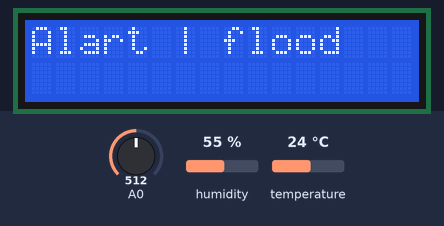
The sketch below on a simulated Arduino Uno, built with avr-gcc and run on an emulated ATmega328P. Parts: 16×2 character LCD. The inputs (shaded band) are chosen by the test bench; at power-on: A0 = 512, humidity 55 %, temperature 24 °C. What the sketch prints to the serial monitor is not drawn.

Above: at 1.2 s.
1.3 s: A0 set to 414
4.0 s: A0 set to 384
At 5.6 s:
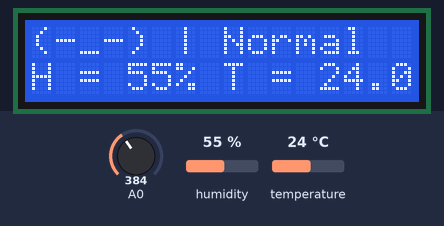
9.8 s: humidity set to 51 %
At 10.8 s:
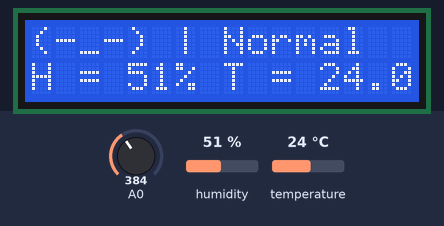
13.8 s: humidity set to 48 %
At 15.9 s:
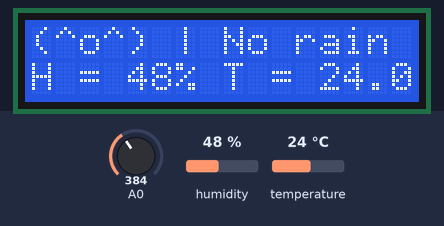
19.8 s: humidity set to 88 %
At 21.7 s:
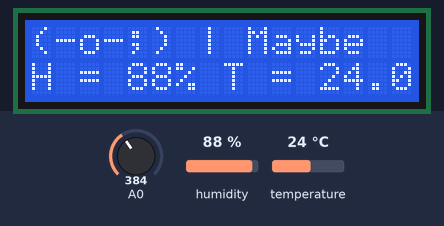
25.8 s: humidity set to 92 %
At 28.1 s:
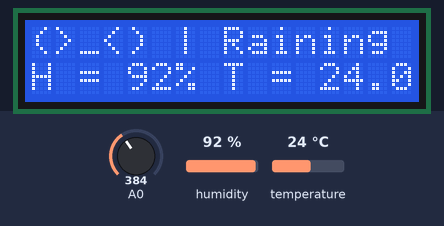
Timing chart, 0 to 29.6 s (numbered marks = the images above; inputs shaded):
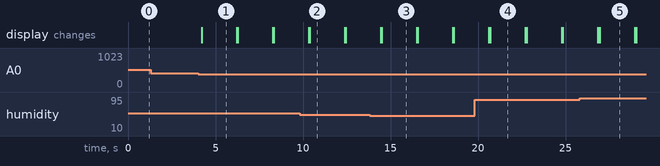

The sketch:

main.ino
```cpp
//By Karitthorn
#include "DHT.h"
#include <LiquidCrystal_PCF8574.h>
#include <Wire.h>
#define DHTPIN 2
#define DHTTYPE DHT11

DHT dht(DHTPIN, DHTTYPE);
LiquidCrystal_PCF8574 lcd(0x27);
int show = -1;
int buzzer = 11;

void setup() {
   Serial.begin(9600);
   pinMode(buzzer, OUTPUT);
   dht.begin();
   lcd.setBacklight(255);
   lcd.begin(16, 2);

}
void loop() {

  int sensorValur = analogRead(A0);
  Serial.print(sensorValur);
  Serial.print("\n");

   float h = dht.readHumidity();
   int hnumber = int(h);
   float t = dht.readTemperature();
   float f = dht.readTemperature(true);


   lcd.setCursor(0, 0);


   if( sensorValur > 400){
   lcd.clear();
   lcd.print("Alart");
   lcd.print(" | ");
   lcd.print("flood");
   digitalWrite(buzzer,1000);
   delay(2000);
   noTone(buzzer);
   return;
   }

   if( h < 50){
   lcd.clear();
   lcd.print("(^o^)");
   lcd.print(" | ");
   lcd.print("No rain");

   }
      if( h >= 50 ){
   lcd.clear();
   lcd.print("(-_-)");
   lcd.print(" | ");
   lcd.print("Normal");

   }
      if( h > 70 ){
   lcd.clear();
   lcd.print("(-o-;)");
   lcd.print(" | ");
   lcd.print("Maybe");
         }
   if(h > 90){
   lcd.clear();
   lcd.print("(>_<)");
   lcd.print(" | ");
   lcd.print("Raining");

    }
   lcd.setCursor(0, 1);
   lcd.print("H = ");
   lcd.print(hnumber);
   lcd.print("\% ");
   lcd.print("T = ");
   lcd.print(t);
//   Serial.print(" *C ");
//   Serial.print(f);
//   Serial.print(" *F\t");
//   Serial.print("\n");
   delay(2000);

   lcd.clear();
}
```

Measured:
- the behaviour switches between 401 and 400 on A0 (found by bisection; images 0 and 1)
- the behaviour switches between 50 and 49 % on humidity (found by bisection; images 2 and 3)
- the behaviour switches between 90 and 91 % on humidity (found by bisection; images 4 and 5)
- after the input at 4.0 s, the display: changes after 0.20 s (image 1)
- after the input at 9.8 s, the display: first differs from a run without the input after 0.58 s (image 2)
- after the input at 13.8 s, the display: first differs from a run without the input after 0.70 s (image 3)
- after the input at 25.8 s, the display: first differs from a run without the input after 1.1 s (image 5)
